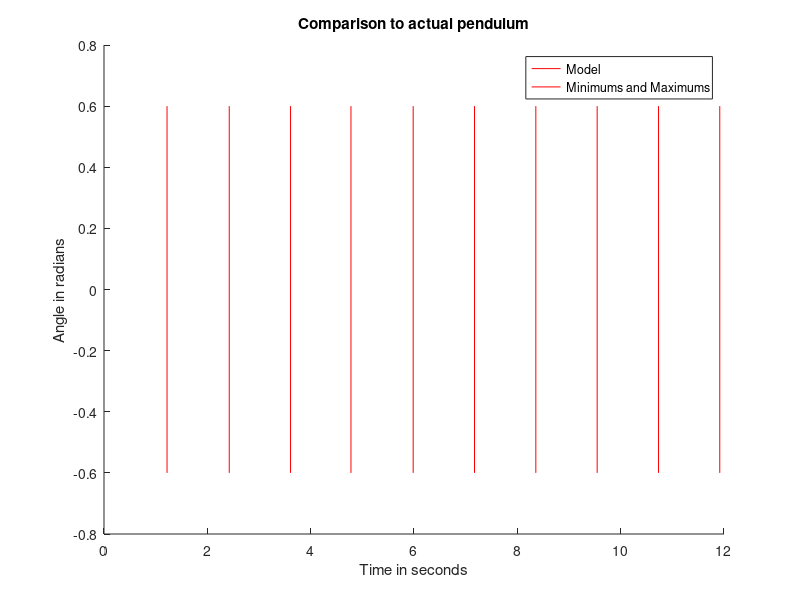

Write MATLAB code to recreate this figure.

points = [1.22, 2.424, 3.61, 4.78, 5.984, 7.171, 8.358, 9.545, 10.732, 11.918];
yVal1 = [-0.6,-0.6,-0.6,-0.6,-0.6,-0.6,-0.6,-0.6,-0.6,-0.6,];
yVal2 = [0.6,0.6,0.6,0.6,0.6,0.6,0.6,0.6,0.6,0.6];
hold on;
for i = 1:length(points)
   line([points(i) points(i)], [yVal1(i) yVal2(i)],'Color',[1,0,0]);
end

title('Comparison to actual pendulum');
xlabel('Time in seconds');
ylabel('Angle in radians');
legend('Model','Minimums and Maximums');
